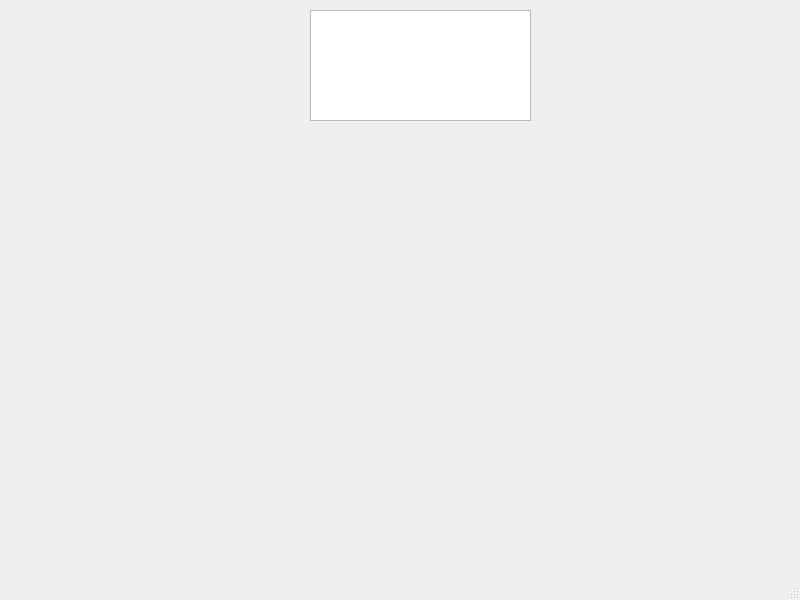
<?xml version="1.0" encoding="UTF-8"?>
<ui version="4.0">
 <class>MainWindow</class>
 <widget class="QMainWindow" name="MainWindow">
  <property name="geometry">
   <rect>
    <x>0</x>
    <y>0</y>
    <width>800</width>
    <height>600</height>
   </rect>
  </property>
  <property name="windowTitle">
   <string>MainWindow</string>
  </property>
  <widget class="QWidget" name="centralwidget">
   <widget class="QTextEdit" name="textEdit">
    <property name="geometry">
     <rect>
      <x>310</x>
      <y>10</y>
      <width>221</width>
      <height>111</height>
     </rect>
    </property>
   </widget>
  </widget>
  <widget class="QMenuBar" name="menubar">
   <property name="geometry">
    <rect>
     <x>0</x>
     <y>0</y>
     <width>800</width>
     <height>22</height>
    </rect>
   </property>
  </widget>
  <widget class="QStatusBar" name="statusbar"/>
 </widget>
 <resources/>
 <connections/>
</ui>
